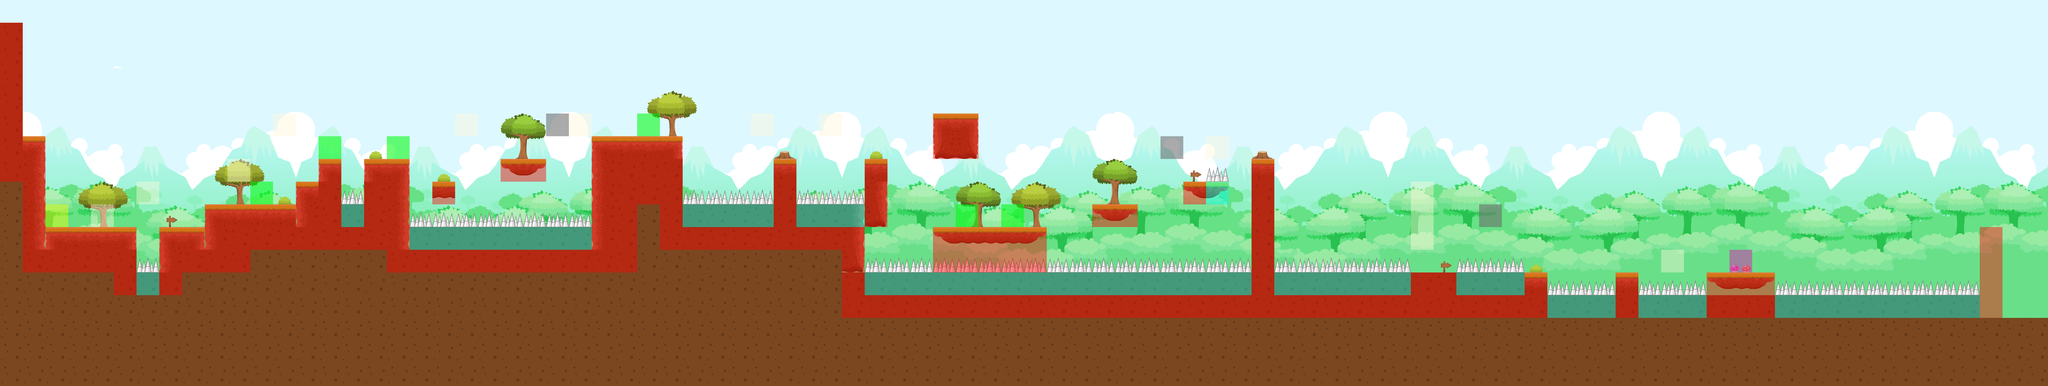

Rendered tile map (Tiled .tmx) drawn with the repository's tilesets; below, a short description and the map source with its tile grids summarised:
An orthogonal 90x17 tile map with 128x128 px tiles, 3 tile layers (Background, map, colliders), 3 tilesets.

<map version="1.0" orientation="orthogonal" renderorder="right-down" width="90" height="17" tilewidth="128" tileheight="128" nextobjectid="1">
 <tileset firstgid="1" name="Background" tilewidth="128" tileheight="128" tilecount="108" columns="12">
  <image source="Background.png" width="1536" height="1152" />
 </tileset>
 <tileset firstgid="109" name="Map1" tilewidth="128" tileheight="128" tilecount="32" columns="8">
  <image source="Map1.png" width="1024" height="512" />
 </tileset>
 <tileset firstgid="141" name="colliders" tilewidth="128" tileheight="128" tilecount="8" columns="8">
  <image source="colliders.png" width="1024" height="128" />
 </tileset>
 <layer name="Background" width="90" height="17">
  <data>[1530 cells, 1240 non-empty, 108 distinct tile ids]</data>
 </layer>
 <layer name="map" width="90" height="17">
  <data>[1530 cells, 688 non-empty, 26 distinct tile ids]</data>
 </layer>
 <layer name="colliders" width="90" height="17">
  <properties>
   <property name="colliders" type="int" value="1" />
  </properties>
  <data>[1530 cells, 253 non-empty, 7 distinct tile ids]</data>
 </layer>
</map>
